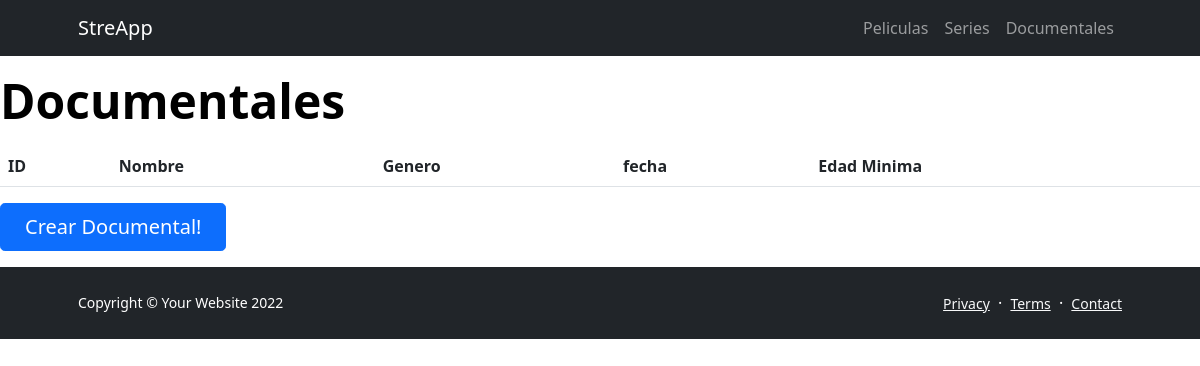
Before: /streapp/documentales/ with the older database file.
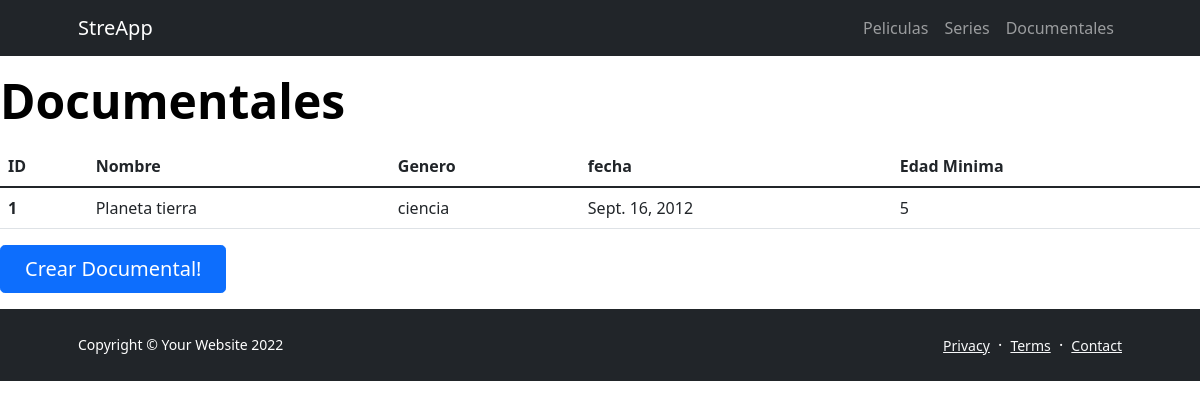
After: the same page with the newer database file.
### streapp/models.py (models this page shows, shortened)
class Documentales(models.Model):
    nombre = models.CharField(max_length=128)
    genero = models.CharField(max_length=128)
    fecha = models.DateField()
    aptoPara = models.IntegerField()

### streapp/views.py (the view)
def documentales(request):
        listas = Documentales.objects.all()
        return render(request, "streapp/documentales.html", {"listas":listas})

### streapp/templates/streapp/documentales.html (shortened to what this page needs)
{% extends "streapp/plantilla_base.html" %}
{% block contenido_base %}
<h1 class="display-5 fw-bolder text-black mb-2">Documentales</h1>
<table class="table">
    <thead>
      <tr>
        <th scope="col">ID</th>
        <th scope="col">Nombre</th>
        <th scope="col">Genero</th>
        <th scope="col">fecha</th>
        <th scope="col">Edad Minima</th>
      </tr>
    </thead>
    <tbody>
    {% for lista in listas %}
      <tr>
        <th scope="row">{{lista.id}}</th>
        <td>{{lista.nombre}}</td>
        <td>{{lista.genero}}</td>
        <td>{{lista.fecha}}</td>
        <td>{{lista.aptoPara}}</td>
      </tr>
    </tbody>
    {% endfor %}
  </table>
<a class="btn btn-primary btn-lg px-4 me-sm-3" href="{% url 'form_documentales' %}">Crear Documental!</a>
{% endblock contenido_base %}}

Changed rows visible on the page:
added Documentales: id "1", nombre "Planeta tierra", genero "ciencia", fecha "Sept. 16, 2012", aptoPara "5"
